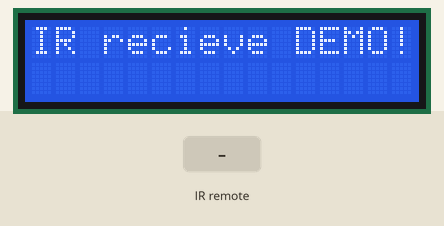
Simulated run of this sketch. Board: Arduino Uno, built with avr-gcc and run on an emulated ATmega328P. Parts: 16×2 character LCD. The test bench sets the inputs (shaded band).

Above: at 0.1 s.
At 2.2 s:
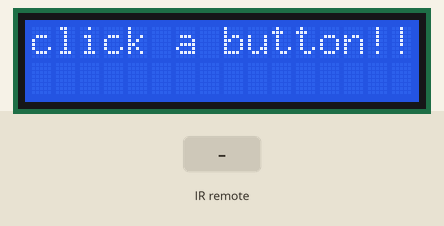
2.3 s: infrared code 0x3F received
At 3.9 s:
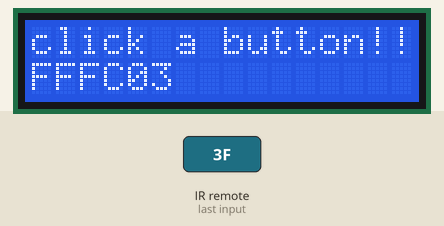
Timing chart, 0 to 5.4 s (numbered marks = the images above; inputs shaded):
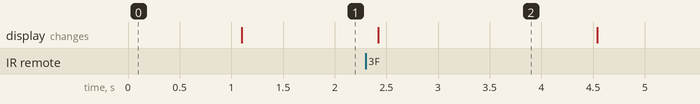

The sketch:

IR_Recieve_LCD_Demo.ino
```cpp
// (licence header left out)
#include <Wire.h>
#include <LCD.h>
#include <LiquidCrystal_I2C.h>
#include <IRremote.h>
int RECV_PIN = 11;
IRrecv irrecv(RECV_PIN);
decode_results results;
#define I2C_ADDR    0x3F // <<----- Add your address here.  Find it from I2C Scanner
#define BACKLIGHT_PIN     3
#define En_pin  2
#define Rw_pin  1
#define Rs_pin  0
#define D4_pin  4
#define D5_pin  5
#define D6_pin  6
#define D7_pin  7

LiquidCrystal_I2C  lcd(I2C_ADDR,En_pin,Rw_pin,Rs_pin,D4_pin,D5_pin,D6_pin,D7_pin);

void setup() {
  lcd.begin (16,2); //  <<----- My LCD was 16x2
  // Switch on the backlight
  lcd.setBacklightPin(BACKLIGHT_PIN,POSITIVE);
  lcd.setBacklight(HIGH);
  lcd.home (); // go home
  lcd.print("IR recieve DEMO!");
  delay(1000);
  irrecv.enableIRIn(); // Start the receiver
}
void loop() {
  lcd.clear();
  lcd.setCursor(0,0);
  lcd.print("click a button!!");
  lcd.setCursor(0,1);
  if (irrecv.decode(&results)) {
    lcd.print(results.value, HEX);
    delay(2000);
    irrecv.resume(); // Receive the next value
  }
  delay(100);

}
```

Measured:
- after the input at 2.3 s, the display: changes after 0.12 s (image 2)
- what the display in image 2 shows lasts 2.1 s, from 2.4 s to 4.5 s
